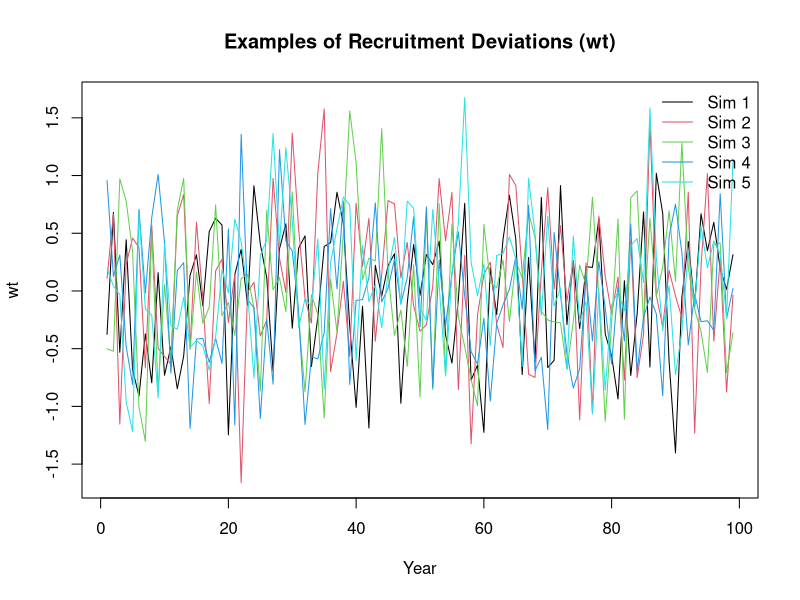

Reproduce this figure in R. (Note: this script raises an error after producing the figure.)
# life history inputs
vul <- c(0.05, 0.174, 0.571, 0.899, 1.000, 0.6)
wa <- c(0.05, 0.104, 0.145, 0.186, 0.212, 0.253)
mat <- c(0.05, 0.20, 0.82, 0.99, 1.00, 1.00)
M <- 0.4
n_ages <- length(mat)

# survivorship
lo <- numeric(n_ages)
lo[1] <- 1
for (i in 2:n_ages) lo[i] <- lo[i - 1] * exp(-M)
lo[n_ages] <- lo[n_ages - 1] / (1 - exp(-M))

# recruitment params
Ro <- 10
recK <- 5
sbro <- sum(lo * mat * wa)
alpha <- recK / sbro # look here
br <- (alpha * sbro - 1) / (Ro * sbro) # look here
ninit <- Ro * lo

# simulation settings
n_years <- 100
sdr <- 0.6
n_sim <- 1000

# draw wt sequences
set.seed(1)
wt_mat <- matrix(rnorm((n_years - 1) * n_sim, 0, sdr), nrow = n_sim)
# plot 5 example wt sequences
matplot(t(wt_mat[1:5, ]),
  type = "l", lty = 1,
  main = "Examples of Recruitment Deviations (wt)",
  xlab = "Year", ylab = "wt", col = 1:5
)
legend("topright", legend = paste("Sim", 1:5), col = 1:5, lty = 1, bty = "n")

# function to estimate Fmsy from one wt sequence
get_yield <- function(logF, wt) {
  F <- exp(logF)
  Z <- matrix(F * vul + M, nrow = n_years, ncol = n_ages, byrow = TRUE)
  log_n <- matrix(-Inf, nrow = n_years, ncol = n_ages)
  log_n[1, ] <- log(ninit)
  ssb <- yield <- numeric(n_years)
  ssb[1] <- sum(exp(log_n[1, ]) * mat * wa)
  for (t in 2:n_years) {
    log_n[t, 1] <- ln_alpha + log(ssb[t - 1]) - log(1 + br * ssb[t - 1]) + wt[t - 1]
    for (a in 2:n_ages) {
      log_n[t, a] <- log_n[t - 1, a - 1] - Z[t - 1, a - 1]
    }
    log_n[t, n_ages] <- log(
      exp(log_n[t, n_ages]) +
        exp(log_n[t - 1, n_ages]) * exp(-Z[t - 1, n_ages])
    )
    ssb[t] <- sum(exp(log_n[t, ]) * mat * wa)
    yield[t] <- sum(exp(log_n[t, ]) * wa * F * vul / Z[t, ] * (1 - exp(-Z[t, ])))
  }
  -mean(yield[-1])
}

# run simulation
fmsy_vals <- msy_vals <- numeric(n_sim)
for (i in 1:n_sim) {
  wt <- wt_mat[i, ]
  opt <- optimize(function(logF) get_yield(logF, wt),
    interval = log(c(0.01, 5))
  )
  fmsy_vals[i] <- exp(opt$minimum)
  msy_vals[i] <- -get_yield(opt$minimum, wt) # positive MSY
  if (i %% 50 == 0) cat("Completed", i, "of", n_sim, "\n")
}

# plot the stochastic yield curve for one replicate
wt_example <- wt_mat[1, ]
f_seq <- seq(log(0.01), log(5), length.out = 100)
yields <- sapply(f_seq, get_yield, wt = wt_example)

plot(exp(f_seq), -yields,
  type = "l", lwd = 2,
  xlab = "Fishing mortality (F)", ylab = "Yield",
  main = "Stochastic Yield Curve (1 realization)"
)
abline(v = fmsy_vals[1], col = "blue", lty = 2)
legend("topright",
  legend = c("Stochastic Fmsy"),
  col = c("blue"), lty = 2, bty = "n"
)

# plot the same thing but for 3 replicates to visualize
rep_ids <- c(5, 20, 350)
colors <- c("blue", "darkgreen", "orange")

# sequence of F values to evaluate
f_seq <- seq(log(0.01), log(5), length.out = 100)

# compute yields for each replicate
yield_mat <- sapply(rep_ids, function(i) {
  wt_example <- wt_mat[i, ]
  sapply(f_seq, get_yield, wt = wt_example)
})

# plot all yield curves
matplot(exp(f_seq), -yield_mat,
  type = "l", lty = 1, lwd = 2,
  col = colors, xlab = "Fishing mortality (F)", ylab = "Yield",
  main = "Stochastic Yield Curves for 3 Replicates"
)

# add vertical lines for their estimated Fmsy
for (j in seq_along(rep_ids)) {
  abline(v = fmsy_vals[rep_ids[j]], col = colors[j], lty = 2, lwd = 1.5)
}

legend("topright",
  legend = paste("Fmsy for replicate", rep_ids),
  col = colors, lty = 1, lwd = 2, bty = "n"
)

# plot histogram of Fmsy
hist(fmsy_vals,
  breaks = 20,
  main = "Distribution of Fmsy across 1000 simulations",
  xlab = "Estimated Fmsy", col = "lightgray", border = "white"
)

# summarize the median +/- 90% uncertainty interval of Fmsy
quantile(fmsy_vals, c(0.05, 0.5, 0.95))

hist(msy_vals,
  breaks = 40,
  main = "Distribution of MSY across 1000 simulations",
  xlab = "MSY (kg/yr)", col = "lightgray", border = "white"
)

# summarize the median +/- 90% uncertainty interval of Msy
quantile(msy_vals, c(0.05, 0.5, 0.95))
